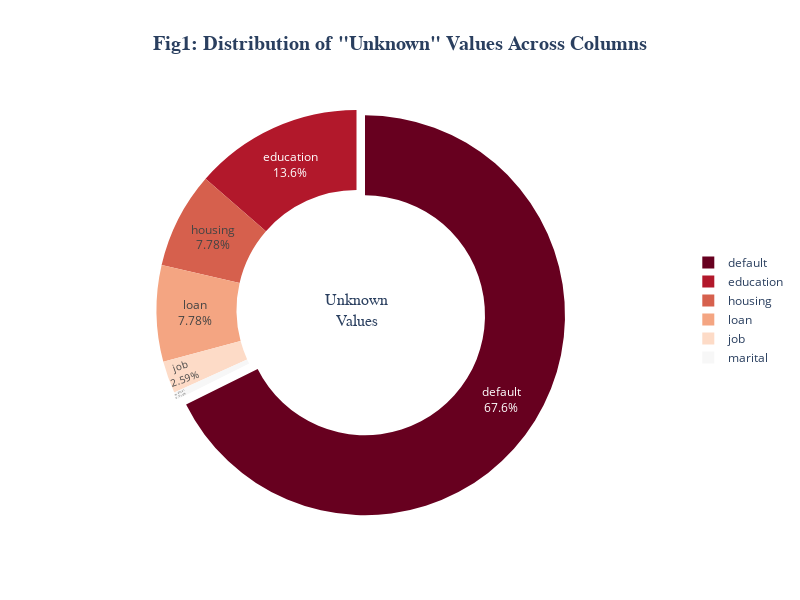

Notebook cell for this chart:
### Code cell
# Calculate percentage of 'unknown' values
unknown_percent = ((df == 'unknown').sum() / len(df) * 100).round(2)
unknown_percent = unknown_percent[unknown_percent > 0].sort_values(ascending=False)

# Create donut chart
fig = go.Figure()

fig.add_trace(go.Pie(
    labels=unknown_percent.index,
    values=unknown_percent.values,
    hole=0.6,
    marker=dict(colors=px.colors.sequential.RdBu),
    textinfo='label+percent',
    textposition='inside',
    hovertemplate='<b>%{label}</b><br>Unknown: %{value}%<br>Total: %{text}',
    pull=[0.05 if i == 0 else 0 for i in range(len(unknown_percent))]
))

fig.update_layout(
    title={
        'text': '<b>Fig1: Distribution of "Unknown" Values Across Columns</b>',
        'x': 0.5,
        'xanchor': 'center',
        'font': {'size': 20, 'family': 'Times New Roman'}
    },
    annotations=[{
        'text': 'Unknown<br>Values',
        'x': 0.5, 'y': 0.5,
        'font_size': 16,
        'showarrow': False,
        'font': {'family': 'Times New Roman'}
    }],
    showlegend=True,
    legend=dict(
        orientation="v",
        yanchor="middle",
        y=0.5,
        xanchor="left",
        x=1.1
    ),
    height=600,
    width=800
)

fig.show()

### Figure 1 — Plotly figure (JSON) as saved in the notebook; plotly's stock layout.template omitted (floating-point values rounded to 4 significant figures)
{"data": [{"hole": 0.6, "hovertemplate": "<b>%{label}</b><br>Unknown: %{value}%<br>Total: %{text}", "labels": ["default", "education", "housing", "loan", "job", "marital"], "marker": {"colors": ["rgb(103,0,31)", "rgb(178,24,43)", "rgb(214,96,77)", "rgb(244,165,130)", "rgb(253,219,199)", "rgb(247,247,247)", "rgb(209,229,240)", "rgb(146,197,222)", "rgb(67,147,195)", "rgb(33,102,172)", "rgb(5,48,97)"]}, "pull": [0.05, 0, 0, 0, 0, 0], "textinfo": "label+percent", "textposition": "inside", "type": "pie", "values": [20.87, 4.2, 2.4, 2.4, 0.8, 0.19]}], "layout": {"annotations": [{"font": {"family": "Times New Roman", "size": 16}, "showarrow": false, "text": "Unknown<br>Values", "x": 0.5, "y": 0.5}], "height": 600, "legend": {"orientation": "v", "x": 1.1, "xanchor": "left", "y": 0.5, "yanchor": "middle"}, "showlegend": true, "title": {"font": {"family": "Times New Roman", "size": 20}, "text": "<b>Fig1: Distribution of \"Unknown\" Values Across Columns</b>", "x": 0.5, "xanchor": "center"}, "width": 800}}
